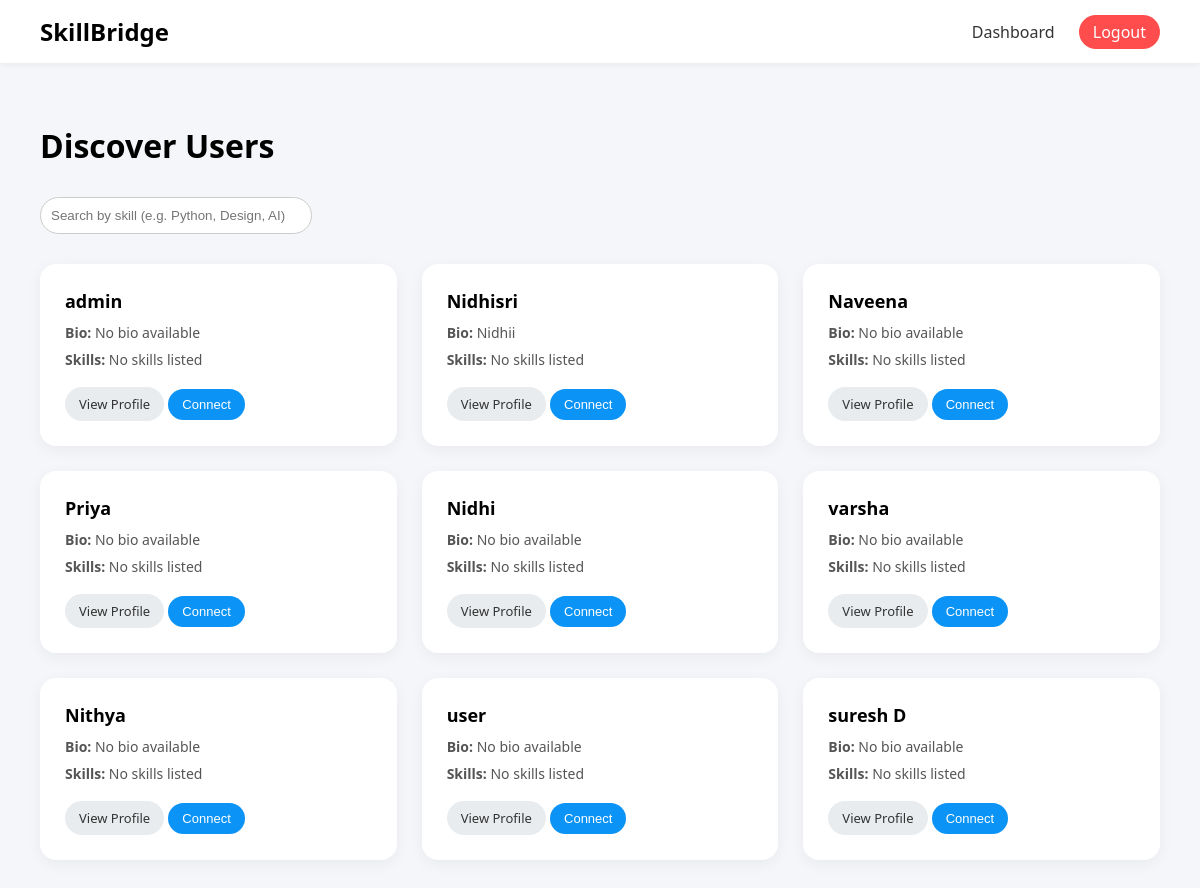
Page /explore/ (signed in) on the earlier database version.
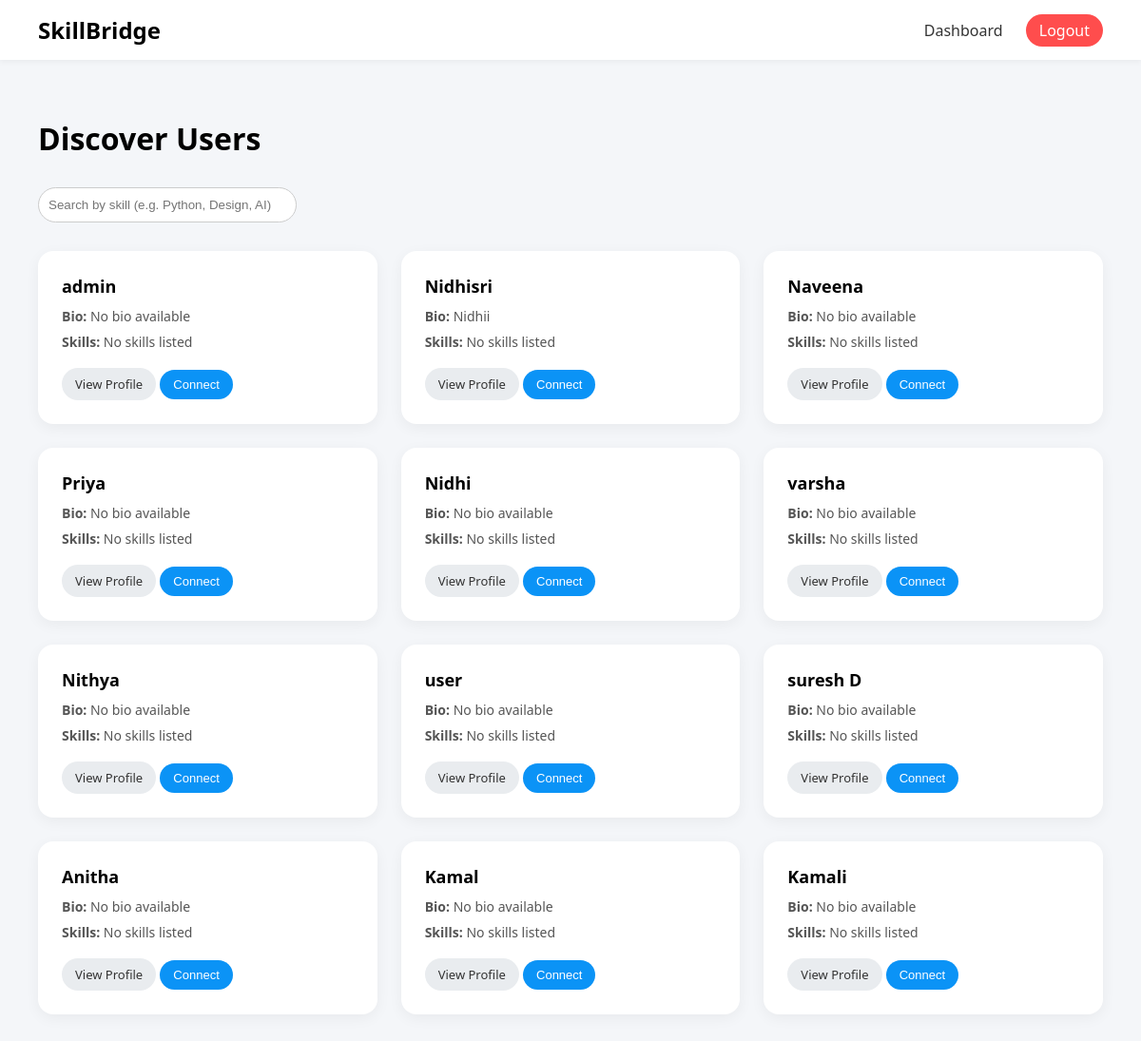
Same page on the later database version.
### core/models.py (models this page shows, shortened)
class Profile(models.Model):
    user = models.OneToOneField(User, on_delete=models.CASCADE)
    bio = models.TextField(blank=True, null=True)
    profile_pic = models.ImageField(upload_to='profile_pics/', blank=True, null=True)
    skills = models.CharField(max_length=255, blank=True)
    languages = models.CharField(max_length=255, blank=True)
    phone = models.CharField(max_length=15, blank=True)
    phone_verified = models.BooleanField(default=False)

### core/views.py (the view)
# urls.py: path('explore/', views.explore, name='explore'),
@login_required
def explore(request):
    search_query = request.GET.get('skill')
    profiles = Profile.objects.exclude(user=request.user)
    if search_query:
        profiles = profiles.filter(Q(skills__icontains=search_query))
    return render(request, 'explore.html', {'profiles': profiles, 'search_query': search_query})

### templates/explore.html (shortened to what this page needs)
<!DOCTYPE html>
<html>
<head>
</head>
<body>
<div class="navbar">
    <h2>SkillBridge</h2>
    <div>
        <a href="{% url 'dashboard' %}">Dashboard</a>
        <a href="{% url 'logout' %}" style="background:#ff4d4d; color:white; padding:6px 14px; border-radius:20px;">
            Logout
        </a>
    </div>
</div>
<div class="container">
    <h1>Discover Users</h1>
    <form method="GET" style="margin-bottom:30px;">
    <input
        type="text"
        name="skill"
        placeholder="Search by skill (e.g. Python, Design, AI)"
        value="{{ search_query|default:'' }}"
        style="padding:10px; width:250px; border-radius:20px; border:1px solid #ccc;"
    >
</form>
    <div class="grid">
        {% for profile in profiles %}
        <div class="card">
            <div class="username">
                {{ profile.user.username }}
            </div>
            <div class="bio">
                <strong>Bio:</strong>
                {{ profile.bio|default:"No bio available" }}
            </div>
            <div class="skills">
                <strong>Skills:</strong>
                {{ profile.skills|default:"No skills listed" }}
            </div>
            <a href="{% url 'profile' profile.user.id %}" class="btn btn-profile">
                View Profile
            </a>
            {% if profile.user == request.user %}
    <span style="
        display:inline-block;
        margin-top:10px;
        padding:8px 14px;
        background:#28a745;
        color:white;
        border-radius:20px;
        font-size:13px;
    ">
        You
    </span>
{% else %}
    <form method="POST" action="{% url 'send_request' profile.user.id %}" style="display:inline;">
        <button class="btn btn-connect">
            Connect
        </button>
    </form>
{% endif %}
        </div>
        {% empty %}
            <p>No users available.</p>
        {% endfor %}
    </div>
</div>
</body>
</html>

### templates/explore.html (style rules this page uses)
body { margin: 0; font-family: 'Segoe UI', sans-serif; background: #f4f6f9; }
.navbar { background: white; padding: 15px 40px; display: flex; justify-content: space-between; align-items: center; box-shadow: 0 2px 6px rgba(0,0,0,0.05); }
.navbar h2 { margin: 0; }
.navbar a { text-decoration: none; color: #333; margin-left: 20px; font-weight: 500; }
.container { padding: 40px; }
h1 { margin-bottom: 30px; }
.grid { display: grid; grid-template-columns: repeat(auto-fill, minmax(280px, 1fr)); gap: 25px; }
.card { background: white; padding: 25px; border-radius: 16px; box-shadow: 0 4px 15px rgba(0,0,0,0.05); transition: 0.3s ease; }
.username { font-size: 18px; font-weight: 600; margin-bottom: 10px; }
.bio, .skills { font-size: 14px; color: #555; margin-bottom: 8px; }
.btn { display: inline-block; margin-top: 10px; padding: 8px 14px; border-radius: 20px; text-decoration: none; font-size: 13px; transition: 0.3s; }
.btn-profile { background: #e9ecef; color: #333; }
.btn-connect { background: #0b93f6; color: white; border: none; cursor: pointer; }

Differences in the rows shown:
added Profile: user.username "Anitha", bio "No bio available", skills "No skills listed", shows "Connect"
added Profile: user.username "Kamal", bio "No bio available", skills "No skills listed", shows "Connect"
added Profile: user.username "Kamali", bio "No bio available", skills "No skills listed", shows "Connect"
